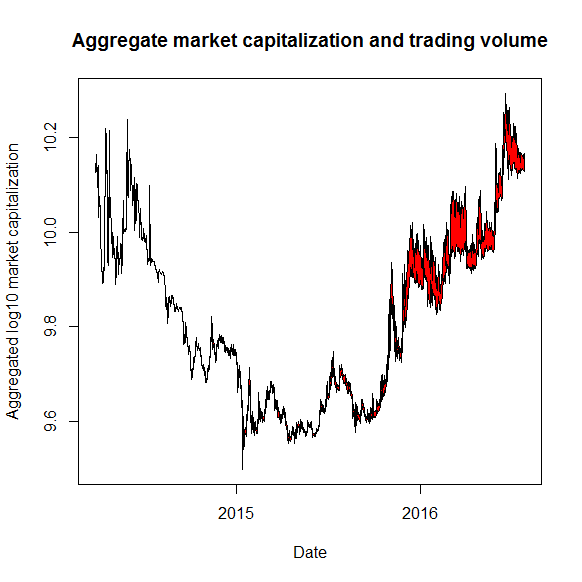

Reproduce this figure in R.
rm(list=ls(all=TRUE))

# please change your working directory
#setwd("C:/...")

library(xts)
load("data.RData")

FancyPlotFunction = function(market, volume) {
    cum_volume = apply(volume, 1, sum, na.rm = T)
    cum_market = apply(market, 1, sum, na.rm = T)
    cum_volmarket_minus = log10((cum_volume - cum_volume/2) + cum_market)
    cum_volmarket_plus = log10((cum_volume + cum_volume/2) + cum_market)
    
    plot(x=index(market), y = cum_volmarket_plus, 
         type = "l", ylab = "Aggregated log10 market capitalization", xlab = "Date", 
         main = "Aggregate market capitalization and trading volume", 
         ylim = c(min(cum_volmarket_plus, cum_volmarket_minus), max(cum_volmarket_plus, cum_volmarket_minus)))
    polygon(c(index(market), rev(index(market))), c(cum_volmarket_minus, rev(cum_volmarket_plus)), col = "red")
}

FancyPlotFunction(crypto_market_xts, crypto_vol_xts)
